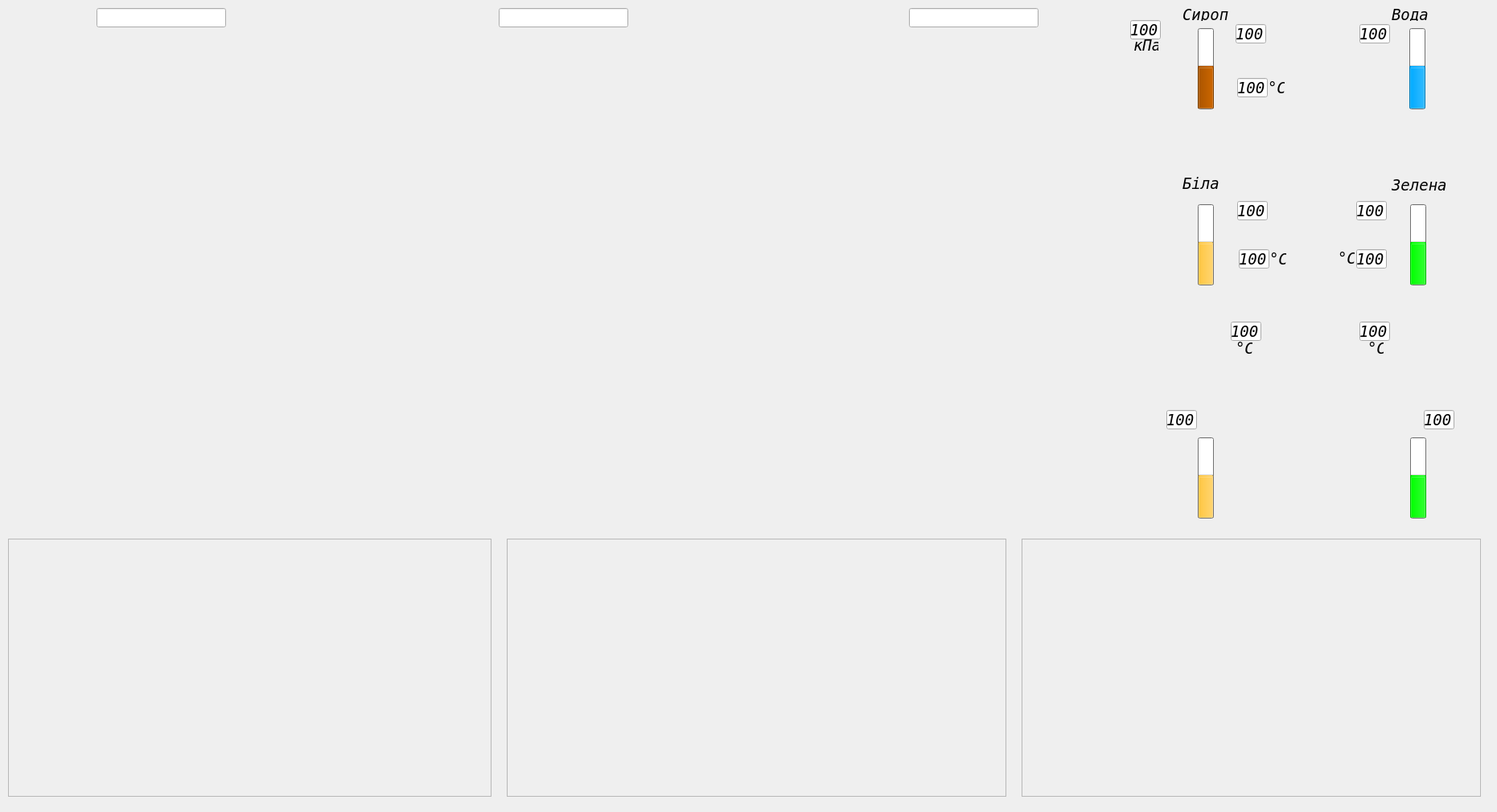
<?xml version="1.0" encoding="UTF-8"?>
<ui version="4.0">
 <class>aPmnemo</class>
 <widget class="QWidget" name="aPmnemo">
  <property name="geometry">
   <rect>
    <x>0</x>
    <y>0</y>
    <width>1861</width>
    <height>1010</height>
   </rect>
  </property>
  <property name="sizePolicy">
   <sizepolicy hsizetype="Minimum" vsizetype="Minimum">
    <horstretch>0</horstretch>
    <verstretch>0</verstretch>
   </sizepolicy>
  </property>
  <property name="minimumSize">
   <size>
    <width>1215</width>
    <height>600</height>
   </size>
  </property>
  <property name="font">
   <font>
    <pointsize>12</pointsize>
   </font>
  </property>
  <property name="windowTitle">
   <string>mnemo</string>
  </property>
  <property name="styleSheet">
   <string notr="true"/>
  </property>
  <widget class="QFrame" name="frame_1">
   <property name="geometry">
    <rect>
     <x>10</x>
     <y>670</y>
     <width>601</width>
     <height>321</height>
    </rect>
   </property>
   <property name="font">
    <font>
     <pointsize>8</pointsize>
    </font>
   </property>
   <property name="frameShape">
    <enum>QFrame::StyledPanel</enum>
   </property>
   <property name="frameShadow">
    <enum>QFrame::Raised</enum>
   </property>
  </widget>
  <widget class="QFrame" name="frame_2">
   <property name="geometry">
    <rect>
     <x>630</x>
     <y>670</y>
     <width>621</width>
     <height>321</height>
    </rect>
   </property>
   <property name="font">
    <font>
     <pointsize>8</pointsize>
    </font>
   </property>
   <property name="frameShape">
    <enum>QFrame::StyledPanel</enum>
   </property>
   <property name="frameShadow">
    <enum>QFrame::Raised</enum>
   </property>
  </widget>
  <widget class="QFrame" name="frame_3">
   <property name="geometry">
    <rect>
     <x>1270</x>
     <y>670</y>
     <width>571</width>
     <height>321</height>
    </rect>
   </property>
   <property name="font">
    <font>
     <pointsize>8</pointsize>
    </font>
   </property>
   <property name="frameShape">
    <enum>QFrame::StyledPanel</enum>
   </property>
   <property name="frameShadow">
    <enum>QFrame::Raised</enum>
   </property>
  </widget>
  <widget class="QWidget" name="wMnemo" native="true">
   <property name="geometry">
    <rect>
     <x>0</x>
     <y>0</y>
     <width>1821</width>
     <height>651</height>
    </rect>
   </property>
   <property name="font">
    <font>
     <pointsize>8</pointsize>
    </font>
   </property>
   <property name="styleSheet">
    <string notr="true">#wMnemo
{
	background-image: url(:/mnemo/mnemo.svg);
}</string>
   </property>
   <widget class="QFrame" name="ap_1">
    <property name="geometry">
     <rect>
      <x>20</x>
      <y>40</y>
      <width>450</width>
      <height>600</height>
     </rect>
    </property>
    <property name="font">
     <font>
      <pointsize>8</pointsize>
     </font>
    </property>
    <property name="frameShape">
     <enum>QFrame::NoFrame</enum>
    </property>
    <property name="frameShadow">
     <enum>QFrame::Raised</enum>
    </property>
   </widget>
   <widget class="QFrame" name="ap_2">
    <property name="geometry">
     <rect>
      <x>490</x>
      <y>40</y>
      <width>450</width>
      <height>600</height>
     </rect>
    </property>
    <property name="font">
     <font>
      <pointsize>8</pointsize>
     </font>
    </property>
    <property name="frameShape">
     <enum>QFrame::NoFrame</enum>
    </property>
    <property name="frameShadow">
     <enum>QFrame::Raised</enum>
    </property>
   </widget>
   <widget class="QFrame" name="ap_3">
    <property name="geometry">
     <rect>
      <x>950</x>
      <y>40</y>
      <width>450</width>
      <height>600</height>
     </rect>
    </property>
    <property name="font">
     <font>
      <pointsize>8</pointsize>
     </font>
    </property>
    <property name="frameShape">
     <enum>QFrame::NoFrame</enum>
    </property>
    <property name="frameShadow">
     <enum>QFrame::Raised</enum>
    </property>
   </widget>
   <widget class="QLineEdit" name="le_State_3">
    <property name="geometry">
     <rect>
      <x>1130</x>
      <y>10</y>
      <width>161</width>
      <height>24</height>
     </rect>
    </property>
    <property name="font">
     <font>
      <family>DejaVu Sans Mono</family>
      <pointsize>14</pointsize>
      <weight>50</weight>
      <italic>true</italic>
      <bold>false</bold>
     </font>
    </property>
    <property name="alignment">
     <set>Qt::AlignCenter</set>
    </property>
    <property name="readOnly">
     <bool>true</bool>
    </property>
   </widget>
   <widget class="QLineEdit" name="le_State_2">
    <property name="geometry">
     <rect>
      <x>620</x>
      <y>10</y>
      <width>161</width>
      <height>24</height>
     </rect>
    </property>
    <property name="font">
     <font>
      <family>DejaVu Sans Mono</family>
      <pointsize>14</pointsize>
      <weight>50</weight>
      <italic>true</italic>
      <bold>false</bold>
     </font>
    </property>
    <property name="alignment">
     <set>Qt::AlignCenter</set>
    </property>
    <property name="readOnly">
     <bool>true</bool>
    </property>
   </widget>
   <widget class="QLineEdit" name="le_State_1">
    <property name="geometry">
     <rect>
      <x>120</x>
      <y>10</y>
      <width>161</width>
      <height>24</height>
     </rect>
    </property>
    <property name="font">
     <font>
      <family>DejaVu Sans Mono</family>
      <pointsize>14</pointsize>
      <weight>50</weight>
      <italic>true</italic>
      <bold>false</bold>
     </font>
    </property>
    <property name="alignment">
     <set>Qt::AlignCenter</set>
    </property>
    <property name="readOnly">
     <bool>true</bool>
    </property>
   </widget>
   <widget class="QProgressBar" name="s_pV0014">
    <property name="geometry">
     <rect>
      <x>1489</x>
      <y>544</y>
      <width>20</width>
      <height>101</height>
     </rect>
    </property>
    <property name="palette">
     <palette>
      <active>
       <colorrole role="Base">
        <brush brushstyle="SolidPattern">
         <color alpha="255">
          <red>255</red>
          <green>255</green>
          <blue>255</blue>
         </color>
        </brush>
       </colorrole>
       <colorrole role="Window">
        <brush brushstyle="SolidPattern">
         <color alpha="255">
          <red>160</red>
          <green>160</green>
          <blue>160</blue>
         </color>
        </brush>
       </colorrole>
       <colorrole role="Highlight">
        <brush brushstyle="SolidPattern">
         <color alpha="255">
          <red>255</red>
          <green>198</green>
          <blue>64</blue>
         </color>
        </brush>
       </colorrole>
      </active>
      <inactive>
       <colorrole role="Base">
        <brush brushstyle="SolidPattern">
         <color alpha="255">
          <red>255</red>
          <green>255</green>
          <blue>255</blue>
         </color>
        </brush>
       </colorrole>
       <colorrole role="Window">
        <brush brushstyle="SolidPattern">
         <color alpha="255">
          <red>160</red>
          <green>160</green>
          <blue>160</blue>
         </color>
        </brush>
       </colorrole>
       <colorrole role="Highlight">
        <brush brushstyle="SolidPattern">
         <color alpha="255">
          <red>255</red>
          <green>198</green>
          <blue>64</blue>
         </color>
        </brush>
       </colorrole>
      </inactive>
      <disabled>
       <colorrole role="Base">
        <brush brushstyle="SolidPattern">
         <color alpha="255">
          <red>160</red>
          <green>160</green>
          <blue>160</blue>
         </color>
        </brush>
       </colorrole>
       <colorrole role="Window">
        <brush brushstyle="SolidPattern">
         <color alpha="255">
          <red>160</red>
          <green>160</green>
          <blue>160</blue>
         </color>
        </brush>
       </colorrole>
       <colorrole role="Highlight">
        <brush brushstyle="SolidPattern">
         <color alpha="255">
          <red>214</red>
          <green>213</green>
          <blue>211</blue>
         </color>
        </brush>
       </colorrole>
      </disabled>
     </palette>
    </property>
    <property name="font">
     <font>
      <pointsize>8</pointsize>
     </font>
    </property>
    <property name="toolTip">
     <string>Рівень у збірнику
нефільтр. соку 
контр. фільтрації</string>
    </property>
    <property name="maximum">
     <number>100</number>
    </property>
    <property name="value">
     <number>50</number>
    </property>
    <property name="textVisible">
     <bool>false</bool>
    </property>
    <property name="orientation">
     <enum>Qt::Vertical</enum>
    </property>
    <property name="invertedAppearance">
     <bool>false</bool>
    </property>
   </widget>
   <widget class="QLineEdit" name="s_V0014">
    <property name="geometry">
     <rect>
      <x>1450</x>
      <y>510</y>
      <width>38</width>
      <height>24</height>
     </rect>
    </property>
    <property name="font">
     <font>
      <family>DejaVu Sans Mono</family>
      <pointsize>14</pointsize>
      <weight>50</weight>
      <italic>true</italic>
      <bold>false</bold>
     </font>
    </property>
    <property name="text">
     <string>100</string>
    </property>
    <property name="alignment">
     <set>Qt::AlignCenter</set>
    </property>
    <property name="readOnly">
     <bool>true</bool>
    </property>
   </widget>
   <widget class="QProgressBar" name="s_pV0015">
    <property name="geometry">
     <rect>
      <x>1753</x>
      <y>544</y>
      <width>20</width>
      <height>101</height>
     </rect>
    </property>
    <property name="palette">
     <palette>
      <active>
       <colorrole role="Base">
        <brush brushstyle="SolidPattern">
         <color alpha="255">
          <red>255</red>
          <green>255</green>
          <blue>255</blue>
         </color>
        </brush>
       </colorrole>
       <colorrole role="Window">
        <brush brushstyle="SolidPattern">
         <color alpha="255">
          <red>160</red>
          <green>160</green>
          <blue>160</blue>
         </color>
        </brush>
       </colorrole>
       <colorrole role="Highlight">
        <brush brushstyle="SolidPattern">
         <color alpha="255">
          <red>0</red>
          <green>255</green>
          <blue>0</blue>
         </color>
        </brush>
       </colorrole>
      </active>
      <inactive>
       <colorrole role="Base">
        <brush brushstyle="SolidPattern">
         <color alpha="255">
          <red>255</red>
          <green>255</green>
          <blue>255</blue>
         </color>
        </brush>
       </colorrole>
       <colorrole role="Window">
        <brush brushstyle="SolidPattern">
         <color alpha="255">
          <red>160</red>
          <green>160</green>
          <blue>160</blue>
         </color>
        </brush>
       </colorrole>
       <colorrole role="Highlight">
        <brush brushstyle="SolidPattern">
         <color alpha="255">
          <red>0</red>
          <green>255</green>
          <blue>0</blue>
         </color>
        </brush>
       </colorrole>
      </inactive>
      <disabled>
       <colorrole role="Base">
        <brush brushstyle="SolidPattern">
         <color alpha="255">
          <red>160</red>
          <green>160</green>
          <blue>160</blue>
         </color>
        </brush>
       </colorrole>
       <colorrole role="Window">
        <brush brushstyle="SolidPattern">
         <color alpha="255">
          <red>160</red>
          <green>160</green>
          <blue>160</blue>
         </color>
        </brush>
       </colorrole>
       <colorrole role="Highlight">
        <brush brushstyle="SolidPattern">
         <color alpha="255">
          <red>214</red>
          <green>213</green>
          <blue>211</blue>
         </color>
        </brush>
       </colorrole>
      </disabled>
     </palette>
    </property>
    <property name="font">
     <font>
      <pointsize>8</pointsize>
     </font>
    </property>
    <property name="toolTip">
     <string>Рівень у збірнику
нефільтр. соку 
контр. фільтрації</string>
    </property>
    <property name="maximum">
     <number>100</number>
    </property>
    <property name="value">
     <number>50</number>
    </property>
    <property name="textVisible">
     <bool>false</bool>
    </property>
    <property name="orientation">
     <enum>Qt::Vertical</enum>
    </property>
    <property name="invertedAppearance">
     <bool>false</bool>
    </property>
   </widget>
   <widget class="QLineEdit" name="s_V0015">
    <property name="geometry">
     <rect>
      <x>1770</x>
      <y>510</y>
      <width>38</width>
      <height>24</height>
     </rect>
    </property>
    <property name="font">
     <font>
      <family>DejaVu Sans Mono</family>
      <pointsize>14</pointsize>
      <weight>50</weight>
      <italic>true</italic>
      <bold>false</bold>
     </font>
    </property>
    <property name="text">
     <string>100</string>
    </property>
    <property name="alignment">
     <set>Qt::AlignCenter</set>
    </property>
    <property name="readOnly">
     <bool>true</bool>
    </property>
   </widget>
   <widget class="QLineEdit" name="s_V0002">
    <property name="geometry">
     <rect>
      <x>1536</x>
      <y>30</y>
      <width>38</width>
      <height>24</height>
     </rect>
    </property>
    <property name="font">
     <font>
      <family>DejaVu Sans Mono</family>
      <pointsize>14</pointsize>
      <weight>50</weight>
      <italic>true</italic>
      <bold>false</bold>
     </font>
    </property>
    <property name="text">
     <string>100</string>
    </property>
    <property name="alignment">
     <set>Qt::AlignCenter</set>
    </property>
    <property name="readOnly">
     <bool>true</bool>
    </property>
   </widget>
   <widget class="QProgressBar" name="s_pV0002">
    <property name="geometry">
     <rect>
      <x>1489</x>
      <y>35</y>
      <width>20</width>
      <height>101</height>
     </rect>
    </property>
    <property name="palette">
     <palette>
      <active>
       <colorrole role="Base">
        <brush brushstyle="SolidPattern">
         <color alpha="255">
          <red>255</red>
          <green>255</green>
          <blue>255</blue>
         </color>
        </brush>
       </colorrole>
       <colorrole role="Window">
        <brush brushstyle="SolidPattern">
         <color alpha="255">
          <red>160</red>
          <green>160</green>
          <blue>160</blue>
         </color>
        </brush>
       </colorrole>
       <colorrole role="Highlight">
        <brush brushstyle="SolidPattern">
         <color alpha="255">
          <red>170</red>
          <green>85</green>
          <blue>0</blue>
         </color>
        </brush>
       </colorrole>
      </active>
      <inactive>
       <colorrole role="Base">
        <brush brushstyle="SolidPattern">
         <color alpha="255">
          <red>255</red>
          <green>255</green>
          <blue>255</blue>
         </color>
        </brush>
       </colorrole>
       <colorrole role="Window">
        <brush brushstyle="SolidPattern">
         <color alpha="255">
          <red>160</red>
          <green>160</green>
          <blue>160</blue>
         </color>
        </brush>
       </colorrole>
       <colorrole role="Highlight">
        <brush brushstyle="SolidPattern">
         <color alpha="255">
          <red>170</red>
          <green>85</green>
          <blue>0</blue>
         </color>
        </brush>
       </colorrole>
      </inactive>
      <disabled>
       <colorrole role="Base">
        <brush brushstyle="SolidPattern">
         <color alpha="255">
          <red>160</red>
          <green>160</green>
          <blue>160</blue>
         </color>
        </brush>
       </colorrole>
       <colorrole role="Window">
        <brush brushstyle="SolidPattern">
         <color alpha="255">
          <red>160</red>
          <green>160</green>
          <blue>160</blue>
         </color>
        </brush>
       </colorrole>
       <colorrole role="Highlight">
        <brush brushstyle="SolidPattern">
         <color alpha="255">
          <red>214</red>
          <green>213</green>
          <blue>211</blue>
         </color>
        </brush>
       </colorrole>
      </disabled>
     </palette>
    </property>
    <property name="font">
     <font>
      <pointsize>8</pointsize>
     </font>
    </property>
    <property name="toolTip">
     <string>Рівень у збірнику
нефільтр. соку 
контр. фільтрації</string>
    </property>
    <property name="maximum">
     <number>100</number>
    </property>
    <property name="value">
     <number>50</number>
    </property>
    <property name="textVisible">
     <bool>false</bool>
    </property>
    <property name="orientation">
     <enum>Qt::Vertical</enum>
    </property>
    <property name="invertedAppearance">
     <bool>false</bool>
    </property>
   </widget>
   <widget class="QLabel" name="label">
    <property name="geometry">
     <rect>
      <x>1470</x>
      <y>10</y>
      <width>71</width>
      <height>16</height>
     </rect>
    </property>
    <property name="font">
     <font>
      <family>DejaVu Sans Mono</family>
      <pointsize>14</pointsize>
      <weight>50</weight>
      <italic>true</italic>
      <bold>false</bold>
     </font>
    </property>
    <property name="text">
     <string>Сироп</string>
    </property>
   </widget>
   <widget class="QLabel" name="label_2">
    <property name="geometry">
     <rect>
      <x>1470</x>
      <y>220</y>
      <width>51</width>
      <height>16</height>
     </rect>
    </property>
    <property name="font">
     <font>
      <family>DejaVu Sans Mono</family>
      <pointsize>14</pointsize>
      <weight>50</weight>
      <italic>true</italic>
      <bold>false</bold>
     </font>
    </property>
    <property name="text">
     <string>Біла</string>
    </property>
   </widget>
   <widget class="QLabel" name="label_3">
    <property name="geometry">
     <rect>
      <x>1730</x>
      <y>220</y>
      <width>81</width>
      <height>20</height>
     </rect>
    </property>
    <property name="font">
     <font>
      <family>DejaVu Sans Mono</family>
      <pointsize>14</pointsize>
      <weight>50</weight>
      <italic>true</italic>
      <bold>false</bold>
     </font>
    </property>
    <property name="text">
     <string>Зелена</string>
    </property>
   </widget>
   <widget class="QLineEdit" name="s_V0004">
    <property name="geometry">
     <rect>
      <x>1538</x>
      <y>250</y>
      <width>38</width>
      <height>24</height>
     </rect>
    </property>
    <property name="font">
     <font>
      <family>DejaVu Sans Mono</family>
      <pointsize>14</pointsize>
      <weight>50</weight>
      <italic>true</italic>
      <bold>false</bold>
     </font>
    </property>
    <property name="text">
     <string>100</string>
    </property>
    <property name="alignment">
     <set>Qt::AlignCenter</set>
    </property>
    <property name="readOnly">
     <bool>true</bool>
    </property>
   </widget>
   <widget class="QProgressBar" name="s_pV0004">
    <property name="geometry">
     <rect>
      <x>1489</x>
      <y>254</y>
      <width>20</width>
      <height>101</height>
     </rect>
    </property>
    <property name="palette">
     <palette>
      <active>
       <colorrole role="Base">
        <brush brushstyle="SolidPattern">
         <color alpha="255">
          <red>255</red>
          <green>255</green>
          <blue>255</blue>
         </color>
        </brush>
       </colorrole>
       <colorrole role="Window">
        <brush brushstyle="SolidPattern">
         <color alpha="255">
          <red>160</red>
          <green>160</green>
          <blue>160</blue>
         </color>
        </brush>
       </colorrole>
       <colorrole role="Highlight">
        <brush brushstyle="SolidPattern">
         <color alpha="255">
          <red>255</red>
          <green>198</green>
          <blue>64</blue>
         </color>
        </brush>
       </colorrole>
      </active>
      <inactive>
       <colorrole role="Base">
        <brush brushstyle="SolidPattern">
         <color alpha="255">
          <red>255</red>
          <green>255</green>
          <blue>255</blue>
         </color>
        </brush>
       </colorrole>
       <colorrole role="Window">
        <brush brushstyle="SolidPattern">
         <color alpha="255">
          <red>160</red>
          <green>160</green>
          <blue>160</blue>
         </color>
        </brush>
       </colorrole>
       <colorrole role="Highlight">
        <brush brushstyle="SolidPattern">
         <color alpha="255">
          <red>255</red>
          <green>198</green>
          <blue>64</blue>
         </color>
        </brush>
       </colorrole>
      </inactive>
      <disabled>
       <colorrole role="Base">
        <brush brushstyle="SolidPattern">
         <color alpha="255">
          <red>160</red>
          <green>160</green>
          <blue>160</blue>
         </color>
        </brush>
       </colorrole>
       <colorrole role="Window">
        <brush brushstyle="SolidPattern">
         <color alpha="255">
          <red>160</red>
          <green>160</green>
          <blue>160</blue>
         </color>
        </brush>
       </colorrole>
       <colorrole role="Highlight">
        <brush brushstyle="SolidPattern">
         <color alpha="255">
          <red>214</red>
          <green>213</green>
          <blue>211</blue>
         </color>
        </brush>
       </colorrole>
      </disabled>
     </palette>
    </property>
    <property name="font">
     <font>
      <pointsize>8</pointsize>
     </font>
    </property>
    <property name="toolTip">
     <string>Рівень у збірнику
нефільтр. соку 
контр. фільтрації</string>
    </property>
    <property name="maximum">
     <number>100</number>
    </property>
    <property name="value">
     <number>50</number>
    </property>
    <property name="textVisible">
     <bool>false</bool>
    </property>
    <property name="orientation">
     <enum>Qt::Vertical</enum>
    </property>
    <property name="invertedAppearance">
     <bool>false</bool>
    </property>
   </widget>
   <widget class="QLineEdit" name="s_V0003">
    <property name="geometry">
     <rect>
      <x>1686</x>
      <y>250</y>
      <width>38</width>
      <height>24</height>
     </rect>
    </property>
    <property name="font">
     <font>
      <family>DejaVu Sans Mono</family>
      <pointsize>14</pointsize>
      <weight>50</weight>
      <italic>true</italic>
      <bold>false</bold>
     </font>
    </property>
    <property name="text">
     <string>100</string>
    </property>
    <property name="alignment">
     <set>Qt::AlignCenter</set>
    </property>
    <property name="readOnly">
     <bool>true</bool>
    </property>
   </widget>
   <widget class="QProgressBar" name="s_pV0003">
    <property name="geometry">
     <rect>
      <x>1753</x>
      <y>254</y>
      <width>20</width>
      <height>101</height>
     </rect>
    </property>
    <property name="palette">
     <palette>
      <active>
       <colorrole role="Base">
        <brush brushstyle="SolidPattern">
         <color alpha="255">
          <red>255</red>
          <green>255</green>
          <blue>255</blue>
         </color>
        </brush>
       </colorrole>
       <colorrole role="Window">
        <brush brushstyle="SolidPattern">
         <color alpha="255">
          <red>160</red>
          <green>160</green>
          <blue>160</blue>
         </color>
        </brush>
       </colorrole>
       <colorrole role="Highlight">
        <brush brushstyle="SolidPattern">
         <color alpha="255">
          <red>0</red>
          <green>255</green>
          <blue>0</blue>
         </color>
        </brush>
       </colorrole>
      </active>
      <inactive>
       <colorrole role="Base">
        <brush brushstyle="SolidPattern">
         <color alpha="255">
          <red>255</red>
          <green>255</green>
          <blue>255</blue>
         </color>
        </brush>
       </colorrole>
       <colorrole role="Window">
        <brush brushstyle="SolidPattern">
         <color alpha="255">
          <red>160</red>
          <green>160</green>
          <blue>160</blue>
         </color>
        </brush>
       </colorrole>
       <colorrole role="Highlight">
        <brush brushstyle="SolidPattern">
         <color alpha="255">
          <red>0</red>
          <green>255</green>
          <blue>0</blue>
         </color>
        </brush>
       </colorrole>
      </inactive>
      <disabled>
       <colorrole role="Base">
        <brush brushstyle="SolidPattern">
         <color alpha="255">
          <red>160</red>
          <green>160</green>
          <blue>160</blue>
         </color>
        </brush>
       </colorrole>
       <colorrole role="Window">
        <brush brushstyle="SolidPattern">
         <color alpha="255">
          <red>160</red>
          <green>160</green>
          <blue>160</blue>
         </color>
        </brush>
       </colorrole>
       <colorrole role="Highlight">
        <brush brushstyle="SolidPattern">
         <color alpha="255">
          <red>214</red>
          <green>213</green>
          <blue>211</blue>
         </color>
        </brush>
       </colorrole>
      </disabled>
     </palette>
    </property>
    <property name="font">
     <font>
      <pointsize>8</pointsize>
     </font>
    </property>
    <property name="toolTip">
     <string>Рівень у збірнику
нефільтр. соку 
контр. фільтрації</string>
    </property>
    <property name="maximum">
     <number>100</number>
    </property>
    <property name="value">
     <number>50</number>
    </property>
    <property name="textVisible">
     <bool>false</bool>
    </property>
    <property name="orientation">
     <enum>Qt::Vertical</enum>
    </property>
    <property name="invertedAppearance">
     <bool>false</bool>
    </property>
   </widget>
   <widget class="QLabel" name="label_4">
    <property name="geometry">
     <rect>
      <x>1730</x>
      <y>10</y>
      <width>51</width>
      <height>16</height>
     </rect>
    </property>
    <property name="font">
     <font>
      <family>DejaVu Sans Mono</family>
      <pointsize>14</pointsize>
      <weight>50</weight>
      <italic>true</italic>
      <bold>false</bold>
     </font>
    </property>
    <property name="text">
     <string>Вода</string>
    </property>
   </widget>
   <widget class="QLineEdit" name="s_V0005">
    <property name="geometry">
     <rect>
      <x>1690</x>
      <y>30</y>
      <width>38</width>
      <height>24</height>
     </rect>
    </property>
    <property name="font">
     <font>
      <family>DejaVu Sans Mono</family>
      <pointsize>14</pointsize>
      <weight>50</weight>
      <italic>true</italic>
      <bold>false</bold>
     </font>
    </property>
    <property name="text">
     <string>100</string>
    </property>
    <property name="alignment">
     <set>Qt::AlignCenter</set>
    </property>
    <property name="readOnly">
     <bool>true</bool>
    </property>
   </widget>
   <widget class="QProgressBar" name="s_pV0005">
    <property name="geometry">
     <rect>
      <x>1752</x>
      <y>35</y>
      <width>20</width>
      <height>101</height>
     </rect>
    </property>
    <property name="palette">
     <palette>
      <active>
       <colorrole role="Base">
        <brush brushstyle="SolidPattern">
         <color alpha="255">
          <red>255</red>
          <green>255</green>
          <blue>255</blue>
         </color>
        </brush>
       </colorrole>
       <colorrole role="Window">
        <brush brushstyle="SolidPattern">
         <color alpha="255">
          <red>160</red>
          <green>160</green>
          <blue>160</blue>
         </color>
        </brush>
       </colorrole>
       <colorrole role="Highlight">
        <brush brushstyle="SolidPattern">
         <color alpha="255">
          <red>0</red>
          <green>170</green>
          <blue>255</blue>
         </color>
        </brush>
       </colorrole>
      </active>
      <inactive>
       <colorrole role="Base">
        <brush brushstyle="SolidPattern">
         <color alpha="255">
          <red>255</red>
          <green>255</green>
          <blue>255</blue>
         </color>
        </brush>
       </colorrole>
       <colorrole role="Window">
        <brush brushstyle="SolidPattern">
         <color alpha="255">
          <red>160</red>
          <green>160</green>
          <blue>160</blue>
         </color>
        </brush>
       </colorrole>
       <colorrole role="Highlight">
        <brush brushstyle="SolidPattern">
         <color alpha="255">
          <red>0</red>
          <green>170</green>
          <blue>255</blue>
         </color>
        </brush>
       </colorrole>
      </inactive>
      <disabled>
       <colorrole role="Base">
        <brush brushstyle="SolidPattern">
         <color alpha="255">
          <red>160</red>
          <green>160</green>
          <blue>160</blue>
         </color>
        </brush>
       </colorrole>
       <colorrole role="Window">
        <brush brushstyle="SolidPattern">
         <color alpha="255">
          <red>160</red>
          <green>160</green>
          <blue>160</blue>
         </color>
        </brush>
       </colorrole>
       <colorrole role="Highlight">
        <brush brushstyle="SolidPattern">
         <color alpha="255">
          <red>214</red>
          <green>213</green>
          <blue>211</blue>
         </color>
        </brush>
       </colorrole>
      </disabled>
     </palette>
    </property>
    <property name="font">
     <font>
      <pointsize>8</pointsize>
     </font>
    </property>
    <property name="toolTip">
     <string>Рівень у збірнику
нефільтр. соку 
контр. фільтрації</string>
    </property>
    <property name="maximum">
     <number>100</number>
    </property>
    <property name="value">
     <number>50</number>
    </property>
    <property name="textVisible">
     <bool>false</bool>
    </property>
    <property name="orientation">
     <enum>Qt::Vertical</enum>
    </property>
    <property name="invertedAppearance">
     <bool>false</bool>
    </property>
   </widget>
   <widget class="QLineEdit" name="s_V0017">
    <property name="geometry">
     <rect>
      <x>1530</x>
      <y>400</y>
      <width>38</width>
      <height>24</height>
     </rect>
    </property>
    <property name="font">
     <font>
      <family>DejaVu Sans Mono</family>
      <pointsize>14</pointsize>
      <weight>50</weight>
      <italic>true</italic>
      <bold>false</bold>
     </font>
    </property>
    <property name="text">
     <string>100</string>
    </property>
    <property name="alignment">
     <set>Qt::AlignCenter</set>
    </property>
    <property name="readOnly">
     <bool>true</bool>
    </property>
   </widget>
   <widget class="QLineEdit" name="s_V0016">
    <property name="geometry">
     <rect>
      <x>1690</x>
      <y>400</y>
      <width>38</width>
      <height>24</height>
     </rect>
    </property>
    <property name="font">
     <font>
      <family>DejaVu Sans Mono</family>
      <pointsize>14</pointsize>
      <weight>50</weight>
      <italic>true</italic>
      <bold>false</bold>
     </font>
    </property>
    <property name="text">
     <string>100</string>
    </property>
    <property name="alignment">
     <set>Qt::AlignCenter</set>
    </property>
    <property name="readOnly">
     <bool>true</bool>
    </property>
   </widget>
   <widget class="QLineEdit" name="s_V0006">
    <property name="geometry">
     <rect>
      <x>1538</x>
      <y>97</y>
      <width>38</width>
      <height>24</height>
     </rect>
    </property>
    <property name="font">
     <font>
      <family>DejaVu Sans Mono</family>
      <pointsize>14</pointsize>
      <weight>50</weight>
      <italic>true</italic>
      <bold>false</bold>
     </font>
    </property>
    <property name="text">
     <string>100</string>
    </property>
    <property name="alignment">
     <set>Qt::AlignCenter</set>
    </property>
    <property name="readOnly">
     <bool>true</bool>
    </property>
   </widget>
   <widget class="QLineEdit" name="s_V0008">
    <property name="geometry">
     <rect>
      <x>1540</x>
      <y>310</y>
      <width>38</width>
      <height>24</height>
     </rect>
    </property>
    <property name="font">
     <font>
      <family>DejaVu Sans Mono</family>
      <pointsize>14</pointsize>
      <weight>50</weight>
      <italic>true</italic>
      <bold>false</bold>
     </font>
    </property>
    <property name="text">
     <string>100</string>
    </property>
    <property name="alignment">
     <set>Qt::AlignCenter</set>
    </property>
    <property name="readOnly">
     <bool>true</bool>
    </property>
   </widget>
   <widget class="QLineEdit" name="s_V0007">
    <property name="geometry">
     <rect>
      <x>1686</x>
      <y>310</y>
      <width>38</width>
      <height>24</height>
     </rect>
    </property>
    <property name="font">
     <font>
      <family>DejaVu Sans Mono</family>
      <pointsize>14</pointsize>
      <weight>50</weight>
      <italic>true</italic>
      <bold>false</bold>
     </font>
    </property>
    <property name="text">
     <string>100</string>
    </property>
    <property name="alignment">
     <set>Qt::AlignCenter</set>
    </property>
    <property name="readOnly">
     <bool>true</bool>
    </property>
   </widget>
   <widget class="QLabel" name="label_44">
    <property name="geometry">
     <rect>
      <x>1578</x>
      <y>314</y>
      <width>21</width>
      <height>16</height>
     </rect>
    </property>
    <property name="font">
     <font>
      <family>DejaVu Sans Mono</family>
      <pointsize>14</pointsize>
      <weight>50</weight>
      <italic>true</italic>
      <bold>false</bold>
     </font>
    </property>
    <property name="text">
     <string>°С</string>
    </property>
   </widget>
   <widget class="QLabel" name="label_45">
    <property name="geometry">
     <rect>
      <x>1663</x>
      <y>311</y>
      <width>21</width>
      <height>20</height>
     </rect>
    </property>
    <property name="font">
     <font>
      <family>DejaVu Sans Mono</family>
      <pointsize>14</pointsize>
      <weight>50</weight>
      <italic>true</italic>
      <bold>false</bold>
     </font>
    </property>
    <property name="text">
     <string>°С</string>
    </property>
   </widget>
   <widget class="QLabel" name="label_46">
    <property name="geometry">
     <rect>
      <x>1576</x>
      <y>101</y>
      <width>21</width>
      <height>16</height>
     </rect>
    </property>
    <property name="font">
     <font>
      <family>DejaVu Sans Mono</family>
      <pointsize>14</pointsize>
      <weight>50</weight>
      <italic>true</italic>
      <bold>false</bold>
     </font>
    </property>
    <property name="text">
     <string>°С</string>
    </property>
   </widget>
   <widget class="QLabel" name="label_47">
    <property name="geometry">
     <rect>
      <x>1536</x>
      <y>423</y>
      <width>21</width>
      <height>20</height>
     </rect>
    </property>
    <property name="font">
     <font>
      <family>DejaVu Sans Mono</family>
      <pointsize>14</pointsize>
      <weight>50</weight>
      <italic>true</italic>
      <bold>false</bold>
     </font>
    </property>
    <property name="text">
     <string>°С</string>
    </property>
   </widget>
   <widget class="QLabel" name="label_48">
    <property name="geometry">
     <rect>
      <x>1700</x>
      <y>423</y>
      <width>20</width>
      <height>20</height>
     </rect>
    </property>
    <property name="font">
     <font>
      <family>DejaVu Sans Mono</family>
      <pointsize>14</pointsize>
      <weight>50</weight>
      <italic>true</italic>
      <bold>false</bold>
     </font>
    </property>
    <property name="text">
     <string>°С</string>
    </property>
   </widget>
   <widget class="QLineEdit" name="s_V0009">
    <property name="geometry">
     <rect>
      <x>1405</x>
      <y>25</y>
      <width>38</width>
      <height>24</height>
     </rect>
    </property>
    <property name="font">
     <font>
      <family>DejaVu Sans Mono</family>
      <pointsize>14</pointsize>
      <weight>50</weight>
      <italic>true</italic>
      <bold>false</bold>
     </font>
    </property>
    <property name="text">
     <string>100</string>
    </property>
    <property name="alignment">
     <set>Qt::AlignCenter</set>
    </property>
    <property name="readOnly">
     <bool>true</bool>
    </property>
   </widget>
   <widget class="QLabel" name="label_5">
    <property name="geometry">
     <rect>
      <x>1409</x>
      <y>47</y>
      <width>31</width>
      <height>19</height>
     </rect>
    </property>
    <property name="font">
     <font>
      <family>DejaVu Sans Mono</family>
      <pointsize>14</pointsize>
      <weight>50</weight>
      <italic>true</italic>
      <bold>false</bold>
     </font>
    </property>
    <property name="text">
     <string>кПа</string>
    </property>
   </widget>
  </widget>
 </widget>
 <resources/>
 <connections/>
</ui>
